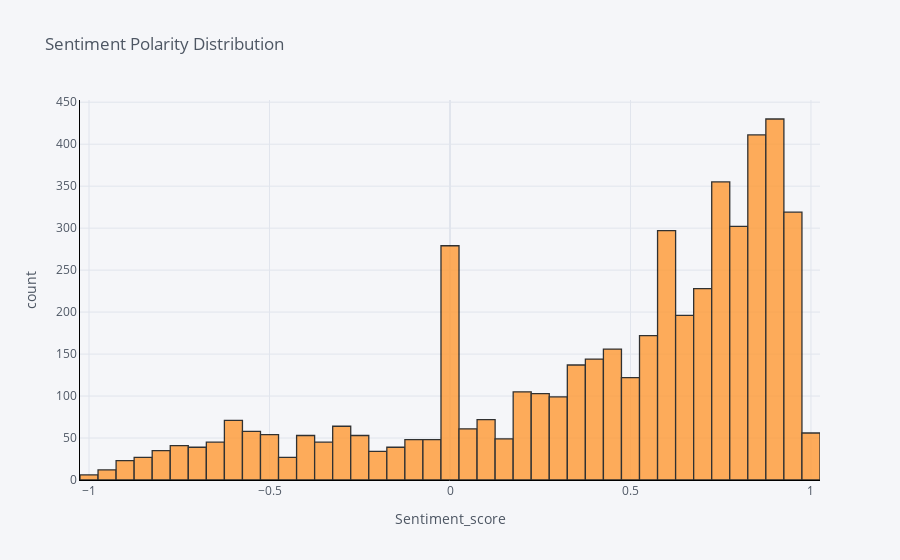

This figure's notebook cell:
### Code cell
cf.go_offline()
cf.set_config_file(offline=False, world_readable=True)

data['Sentiment_score'].iplot(
    kind='hist',
    bins=50,
    xTitle='Sentiment_score',
    linecolor='black',
    yTitle='count',
    title='Sentiment Polarity Distribution')

### Figure 1 — Plotly figure (JSON) as saved in the notebook; plotly's stock layout.template omitted (floating-point values rounded to 4 significant figures; data arrays with more than 128 entries replaced by an {"elided": "..."} marker saying what was removed)
{"data": [{"histfunc": "count", "histnorm": "", "marker": {"color": "rgba(255, 153, 51, 1.0)", "line": {"color": "#000000", "width": 1.3}}, "name": "Sentiment_score", "nbinsx": 50, "opacity": 0.8, "orientation": "v", "type": "histogram", "x": {"elided": "4915 float values"}}], "layout": {"barmode": "overlay", "legend": {"bgcolor": "#F5F6F9", "font": {"color": "#4D5663"}}, "paper_bgcolor": "#F5F6F9", "plot_bgcolor": "#F5F6F9", "title": {"font": {"color": "#4D5663"}, "text": "Sentiment Polarity Distribution"}, "xaxis": {"gridcolor": "#E1E5ED", "linecolor": "black", "showgrid": true, "tickfont": {"color": "#4D5663"}, "title": {"font": {"color": "#4D5663"}, "text": "Sentiment_score"}, "zerolinecolor": "#E1E5ED"}, "yaxis": {"gridcolor": "#E1E5ED", "linecolor": "black", "showgrid": true, "tickfont": {"color": "#4D5663"}, "title": {"font": {"color": "#4D5663"}, "text": "count"}, "zerolinecolor": "#E1E5ED"}}}
